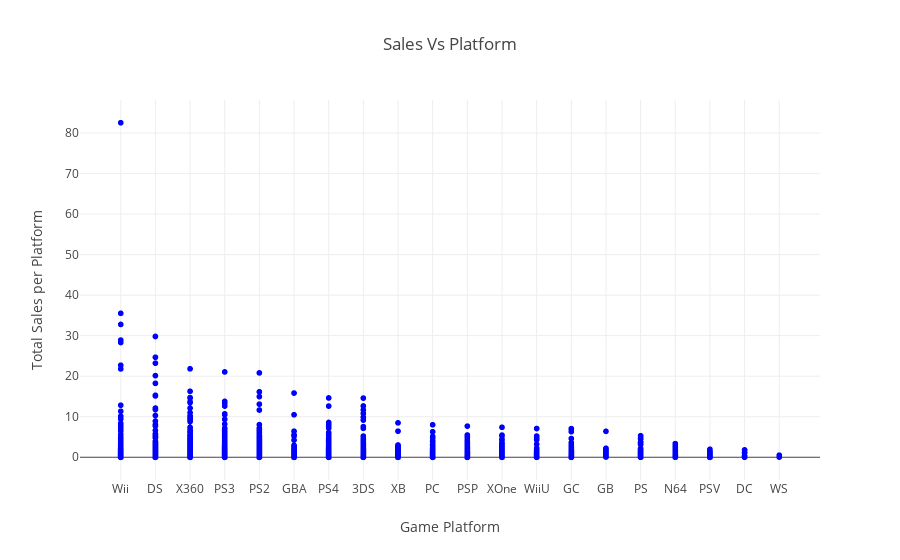

The code cell stored with this chart in its notebook:
### Markdown cell above
Q: Which platforms are leading in sales? Which ones are growing or shrinking? Select several potentially profitable platforms.

### Code cell
# to determine this I would like to build a relationship scatter plot
scatter = px.scatter(df_year, x='platform', y='total_sales',title='Sales Vs Platform', labels={'platform':'Game Platform',
                                                                                          'total_sales':'Total Sales per Platform'},
                                                                                          color_discrete_sequence=['blue']
                                                                                          )
#display figure
scatter

### Figure 1 — Plotly figure (JSON) as saved in the notebook; plotly's stock layout.template omitted (floating-point values rounded to 4 significant figures; data arrays with more than 128 entries replaced by an {"elided": "..."} marker saying what was removed)
{"data": [{"hovertemplate": "Game Platform=%{x}<br>Total Sales per Platform=%{y}<extra></extra>", "legendgroup": "", "marker": {"color": "blue", "symbol": "circle"}, "mode": "markers", "name": "", "showlegend": false, "type": "scattergl", "x": {"elided": "14470 str values"}, "xaxis": "x", "y": {"elided": "14470 float values"}, "yaxis": "y"}], "layout": {"legend": {"tracegroupgap": 0}, "title": {"text": "Sales Vs Platform"}, "xaxis": {"anchor": "y", "domain": [0, 1], "title": {"text": "Game Platform"}}, "yaxis": {"anchor": "x", "domain": [0, 1], "title": {"text": "Total Sales per Platform"}}}}
